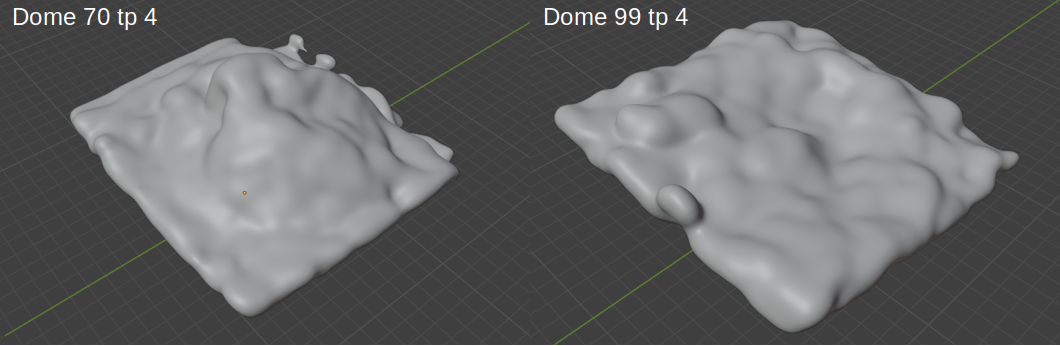
#> input picture heightmap/visual/mesh_manual.png, 1060 x 346 px, given in place of mesh_manual.png.tif, which was not available
$ python get_lines.py ../visual/mesh_manual.png
#> lines starting #> are read from the running program, lines starting #| are printed output that depends on the picture
### heightmap/heightmap_multiscript/common_functions.py
import skimage as sk
import numpy as np
from joblib import Parallel, delayed
import skimage.filters as sk_filters


# [10 lines left out: function normalize_image, not called in this run]

def reverse_values(im):
    rev_im = im.max()-im
    return rev_im

# [25 lines left out: function first_nonzero, not called in this run]

def get_image_r(image):
    image_r = np.transpose(image, axes=(1,0,2))
    image_r = np.transpose(image_r, axes=(2, 1, 0)) # Image from side front

    return image_r

# [28 lines left out: functions move3D_array, move2D_array, not called in this run]


def load_image(image_path):
    ##### LOAD THE IMAGE #####
#> called with image_path = '../visual/mesh_manual.png.tif'
    try:
        image = sk.io.imread(image_path)  # Image from top
#> image is the input picture: shape (346, 1060, 4); mean R, G, B, A 98.9, 99.7, 100.1, 255
        # with open(image_path, 'rb') as f:
            # image = sk.io.imread(f)  # Image from top
        # print(image.shape)
        print("Image successfully loaded.")
        return image
    except FileNotFoundError:
        print(f"File {image_path} not found.")
    except Exception as e:
        print(f"Error loading image: {e}")


def gaussian_2D(i, sigma):
    blurred_i = sk_filters.gaussian(i, sigma=sigma, mode='nearest')
    return blurred_i

def run_2D_gaussian(array_2D, sigma):
    return Parallel(n_jobs=-1)(delayed(gaussian_2D)(i, sigma) for i in array_2D)

# [14 lines left out: function get_3D_gaussian, not called in this run]


def get_heightmap(d3array):
    max_intensity_indices = np.argmax(d3array, axis=0)
    return max_intensity_indices

### heightmap/heightmap_multiscript/get_lines.py
import skimage as sk
import matplotlib.pyplot as plt
from dottamine import dotim
import numpy as np
import cv2
from scipy.ndimage import gaussian_filter, rotate, gaussian_filter1d
import tifffile as tiff
import multiprocessing
from multiprocessing import Pool
import common_functions
import os
import warnings
from concurrent.futures import ThreadPoolExecutor
from joblib import Parallel, delayed
import skimage.filters as sk_filters
import sys


# time_dome = str(4)
# folder_and_dome = str('./../../../../Desktop/dome70_fallinglineMove/70_denoised_tp')

wd = sys.argv[1]

image_path = wd + '.tif'

image = common_functions.load_image(image_path=image_path)

image_r = common_functions.get_image_r(image)
#> in get_image_r, `image_r = np.transpose(image, axes=(1,0,2))`:
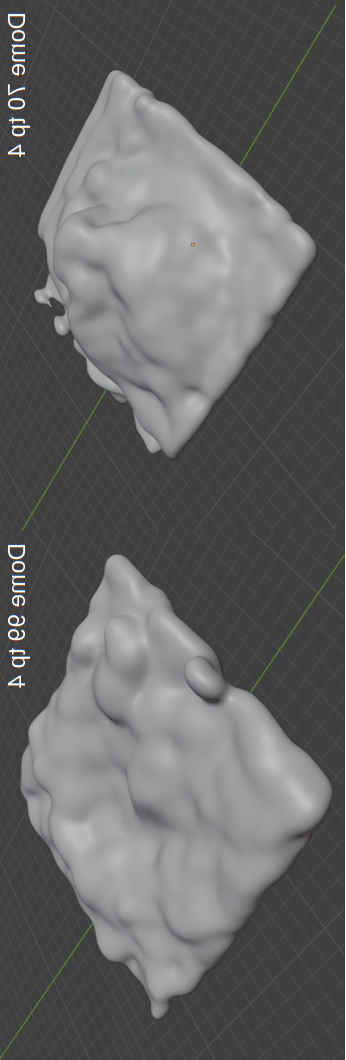
#> image_r: shape (1060, 346, 4); mean R, G, B, A 98.9, 99.7, 100.1, 255

mask_path = wd +'_mask.tif'

##### LOAD MASK #####
if os.path.isfile(mask_path):
    mask_r = sk.io.imread(mask_path)
    print("Mask successfully loaded.")
else:
#> (the run stopped early here; a loop or call above may not have finished)

$ run again, on heightmap/visual/mesh_tp4_dome70.png
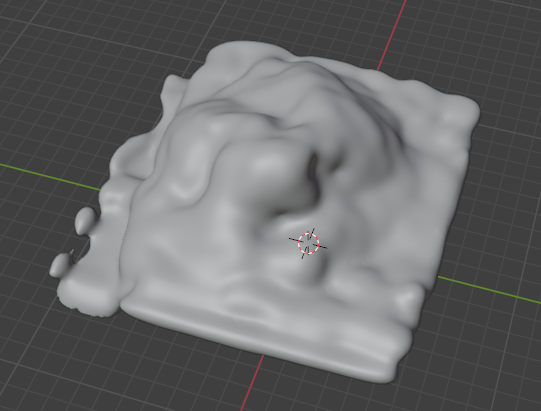
#> input picture heightmap/visual/mesh_tp4_dome70.png, 541 x 411 px, given in place of mesh_tp4_dome70.png.tif, which was not available
#> in load_image, image is the input picture: shape (411, 541, 4); mean R, G, B, A 102.9, 103.6, 104.1, 255
#> in get_image_r, `image_r = np.transpose(image, axes=(1,0,2))`:
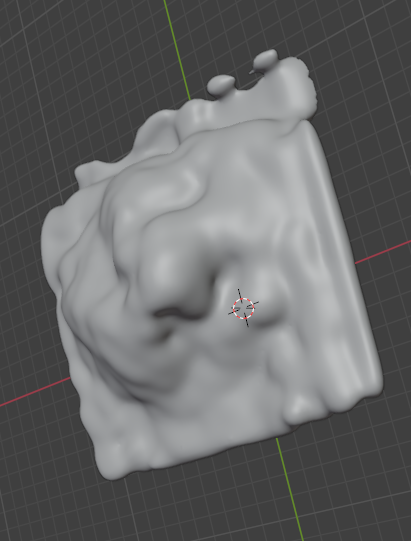
#> image_r: shape (541, 411, 4); mean R, G, B, A 102.9, 103.6, 104.1, 255
